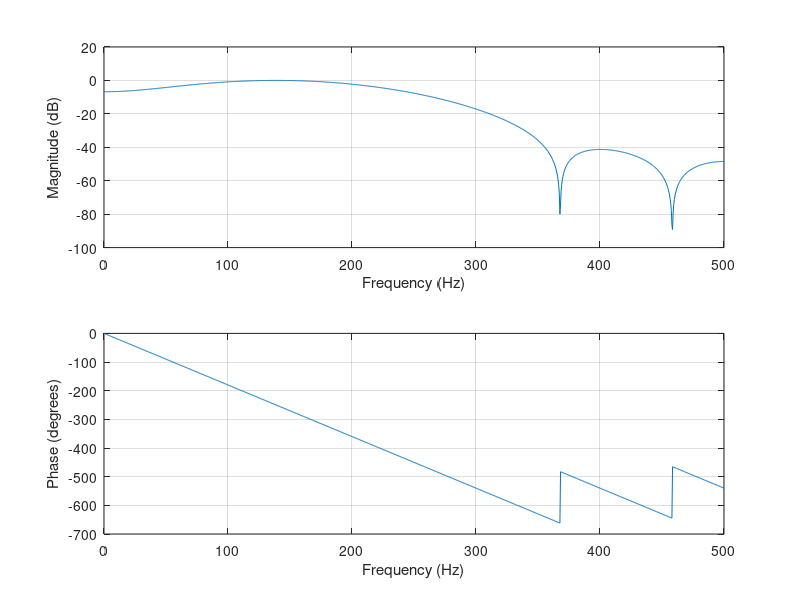

The MATLAB source for this figure:
clc;
clear all;
close all;

n   = 10;           % filter order
fs  = 1000;         % sampling frequency in Hz

% Band edges in Hz (choose your passband)
f1 = 80;            % lower cutoff (Hz)
f2 = 200;           % upper cutoff (Hz)

% Normalized band [0..1], 1 = Nyquist (fs/2)
Wn  = [f1 f2] / (fs/2);

b = fir1(n, Wn, 'bandpass', hamming(n+1)); % numerator (FIR)
a = 1;

% Inspect frequency response
freqz(b, a, 1024, fs);
